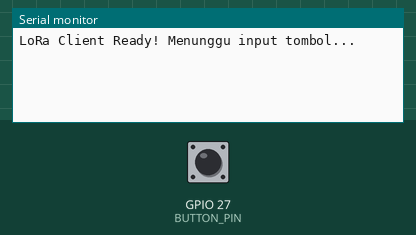
Bench run of a sketch on a simulated ESP32. On the bench: the last lines printed to the serial monitor. The test bench sets the inputs (shaded band); at power-on: GPIO 27 (BUTTON_PIN) HIGH. No radio packets arrive unless stated.

Above: at 1.2 s.
1.3 s: GPIO 27 (BUTTON_PIN) pulled LOW for 0.15 s
At 1.54 s:
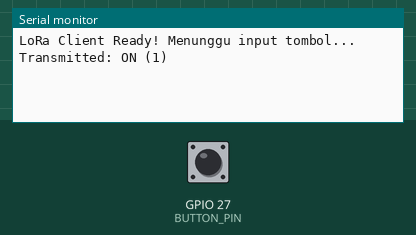
At 2.6 s:
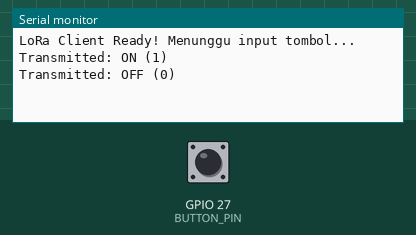

Measured:
- after the input at 1.3 s, the serial monitor: prints a new line after 0.11 s (image 1)

The sketch:

push-button.ino
```cpp
#include <SPI.h>
#include <LoRa.h>

SPIClass spiLoRa(VSPI);

// Menggunakan pin yang aman dari masalah booting
#define BUTTON_PIN 27

int lastState = HIGH;

void setup() {
  Serial.begin(115200);

  pinMode(BUTTON_PIN, INPUT_PULLUP);

  // Inisialisasi SPI
  spiLoRa.begin(18, 19, 23, 5);
  LoRa.setSPI(spiLoRa);

  // CS=5, RST=14, DIO0=4 (menghindari GPIO2)
  LoRa.setPins(5, 14, 4);

  if (!LoRa.begin(433E6)) {
    Serial.println("LoRa Client gagal!");
    while (1);
  }

  LoRa.setSyncWord(0xF3);
  LoRa.enableCrc(); // Mengaktifkan pengecekan error bawaan LoRa

  Serial.println("LoRa Client Ready! Menunggu input tombol...");
}

void sendData(String msg) {
  LoRa.beginPacket();
  LoRa.print(msg);
  LoRa.endPacket();
}

void loop() {
  int buttonState = digitalRead(BUTTON_PIN);

  // Cek apakah ada perubahan status (State Change Detection)
  if (buttonState != lastState) {

    // Debouncing sederhana
    delay(50);

    // Memastikan statusnya masih sama setelah debounce
    if (digitalRead(BUTTON_PIN) == buttonState) {
      if (buttonState == LOW) {
        sendData("1");
        Serial.println("Transmitted: ON (1)");
      } else {
        sendData("0");
        Serial.println("Transmitted: OFF (0)");
      }
    }

    // Simpan status terakhir
    lastState = buttonState;
  }
}
```
